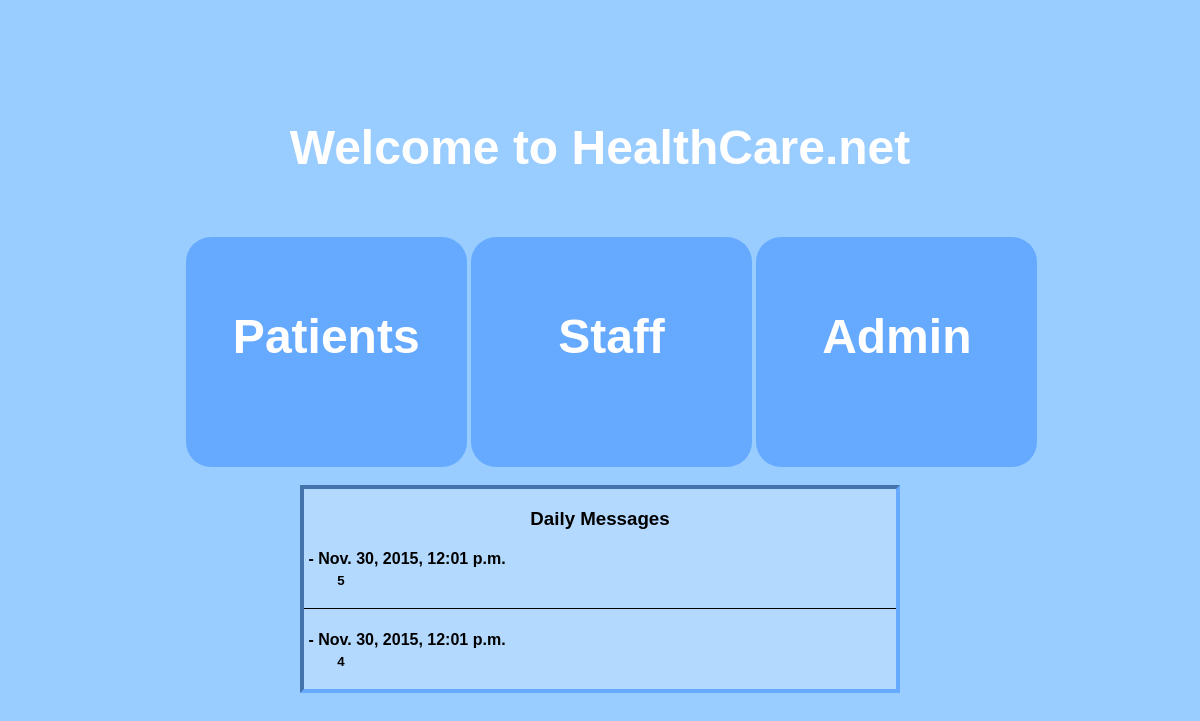
The app's page /patients/ with its own data.
### patients/models.py (models this page shows)
class AdminNewsFeed(models.Model):
    id = models.UUIDField(primary_key=True, default=uuid.uuid4, editable=False)
    dateTime = models.DateTimeField()
    message = models.CharField(max_length=1000)

### patients/views.py (the view)
def index(request):
    return patients.ViewsFolder.HomePage.index(request)

### patients/ViewsFolder/HomePage.py (called while the page is built)
def index(request):
    if request.user.is_authenticated():
        return HttpResponseRedirect("/calendar")#Redirect to calendar if logged in
    messageList = AdminNewsFeed.objects.order_by("-dateTime")
    messageListTuple = []
    for message in messageList:
        messageListTuple += [(message.dateTime, message.message)]
    context = {'messages': messageListTuple}
    return render(request, 'patients/index.html', context)

### patients/templates/patients/index.html (shortened to what this page needs)
<!DOCTYPE html>
<html lang="en">
<head>
	{% load staticfiles %}
	<link rel="stylesheet" type="text/css" href="{%static 'patients/HomePageStyle.css' %}">
</head>
<body>
<p>
    <br><br><br><br>
</p>
<h1>
    Welcome to HealthCare.net
</h1>
<div id="parent">
    <a href="/login"><div id="patients" class="button"><h1>Patients</h1></div></a>
    <a href="/stafflogin"><div id="staff" class="button"><h1>Staff</h1></div></a>
    <a href="/stafflogin"><div id="admin" class="button"><h1>Admin</h1></div></a>
</div>
<div class="news">
	<ul>
	<h3>Daily Messages</h3>
{% for message in messages %}
    <li>
		<h4>&nbsp- {{ message.0 }}</h4>
		<h5>{{ message.1 }}</h5>
	</li>
	<hr>
{% endfor %}
	</ul>
</div>
</body>
</html>

### patients/static/patients/HomePageStyle.css (style rules this page uses)
p { color : white; text-align : center; font-family : Ariel, sans-serif; }
h1 { color : white; text-align : center; font-family : Ariel, sans-serif; font-weight : 900; font-size : 3em; }
body { background : #99CCFF; }
div { background-color : transparent; margin : auto; padding-left : 15%; }
#parent div { display: inline-block; width : 20%; }
div.button { border-radius: 25px; background: #66AAFF; padding: 40px; width: 20%; height: 150px; margin-top : 30px; }
ul { list-style: none; height: 100px; width: 100%; padding: 0px; }
li { text-align: left; font-family : Ariel, sans-serif; }
.news { height: 200px; width: 50%; background-color: #b3d9ff; padding: 0px; overflow: auto; text-align: left; border-width: 4px; border-style: inset; border-color: #66AAFF; }
h5 { padding-left: 2.5em; margin-bottom: 20px; margin-top: 5px; font-family : Ariel, sans-serif; }
h4 { margin-bottom: 5px; margin-top: 20px; font-family : Ariel, sans-serif; }
h3 { text-align: center; font-family : Ariel, sans-serif; }
hr { display: block; height: 2px; border: 0; border-top: 1px solid black; margin: 1em 0; padding: 0; }

### records on screen
AdminNewsFeed: dateTime "Nov. 30, 2015, 12:01 p.m."
AdminNewsFeed: dateTime "Nov. 30, 2015, 12:01 p.m."

### other values on screen
{{ message.1 }} "5" "4"
